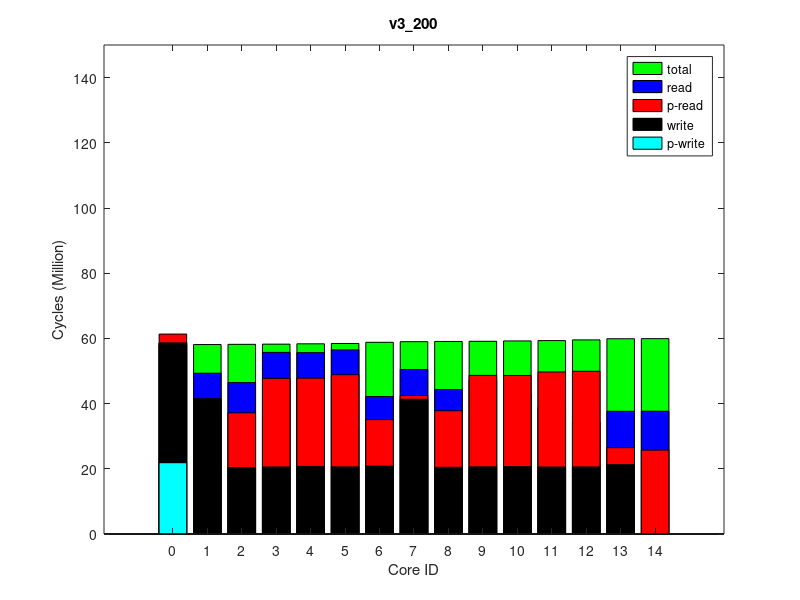

Recreate this plot in MATLAB.
times(1, :, :) = [
2699606, 58408506, 0
46460, 58593994, 0
16799306, 58662025, 0
27167265, 58719629, 0
27064081, 58825474, 0
28261209, 58928137, 0
14250560, 59290289, 0
1140470, 59479866, 0
17362600, 59548419, 0
28037715, 59606088, 0
27953549, 59711879, 0
29150380, 59814362, 0
29320852, 60036555, 0
5190523, 60395641, 0
24881905, 60423599, 0
];
times(2, :, :) = [
2699606, 58407531, 0
46495, 58593039, 0
16798172, 58661058, 0
27166497, 58718671, 0
27063284, 58824548, 0
28260067, 58927202, 0
14249735, 59289693, 0
1139414, 59479225, 0
17360927, 59547798, 0
28037165, 59605458, 0
27952768, 59711257, 0
29149806, 59813740, 0
29320549, 60035963, 0
5190175, 60395078, 0
25820049, 60423037, 0
];
times(3, :, :) = [
2699606, 58408399, 0
46492, 58593907, 0
16799074, 58661923, 0
27167431, 58719543, 0
27064011, 58825418, 0
28260824, 58928011, 0
14250637, 59290385, 0
1140670, 59479918, 0
17362289, 59548476, 0
28037560, 59606150, 0
27953539, 59711952, 0
29150389, 59814427, 0
29320782, 60036631, 0
5190681, 60395734, 0
25820724, 60423685, 0
];
times(4, :, :) = [
2699606, 58406536, 0
46499, 58592050, 0
16797461, 58660129, 0
27165607, 58717745, 0
27062660, 58823612, 0
28258648, 58926231, 0
14248981, 59288535, 0
1137881, 59478064, 0
17359924, 59546650, 0
28035617, 59604322, 0
27951772, 59710114, 0
29148252, 59812609, 0
29319238, 60034845, 0
5188766, 60393964, 0
25818930, 60421937, 0
];
times(5, :, :) = [
2699606, 58409381, 0
46511, 58594874, 0
16800101, 58662913, 0
27168396, 58720536, 0
27065179, 58826407, 0
28261463, 58928994, 0
14251604, 59291583, 0
1140299, 59481169, 0
17362623, 59549746, 0
28038920, 59607416, 0
27954940, 59713225, 0
29151020, 59815713, 0
29322451, 60037941, 0
5191943, 60397061, 0
25822036, 60425032, 0
];
times(6, :, :) = [
2699606, 58408244, 0
46481, 58593746, 0
16799106, 58661781, 0
27167238, 58719400, 0
27063840, 58825308, 0
28260200, 58927890, 0
14251182, 59290065, 0
1139336, 59479633, 0
17361200, 59548203, 0
28037503, 59605866, 0
27953514, 59711660, 0
29150212, 59814134, 0
29320532, 60036393, 0
5190286, 60395508, 0
25820401, 60423467, 0
];
times(7, :, :) = [
2699606, 58409013, 0
46499, 58594508, 0
16799787, 58662546, 0
27167952, 58720163, 0
27064668, 58826036, 0
28261268, 58928651, 0
14251724, 59290875, 0
1140227, 59480437, 0
17362111, 59549018, 0
28038288, 59606690, 0
27954080, 59712484, 0
29151151, 59814985, 0
29321574, 60037215, 0
5191187, 60396331, 0
25821317, 60424302, 0
];
times(8, :, :) = [
2699606, 58407156, 0
46511, 58592645, 0
16797644, 58660671, 0
27166083, 58718292, 0
27062804, 58824151, 0
28259304, 58926777, 0
14250256, 59288955, 0
1138685, 59478516, 0
17360596, 59547102, 0
28036332, 59604776, 0
27952156, 59710566, 0
29148696, 59813072, 0
29319482, 60035308, 0
5189311, 60394421, 0
25819379, 60422406, 0
];
times(9, :, :) = [
2699606, 58408765, 0
46492, 58594232, 0
16799433, 58662266, 0
27167658, 58719875, 0
27064476, 58825737, 0
28261464, 58928378, 0
14251184, 59290593, 0
1140204, 59480446, 0
17362191, 59549011, 0
28038242, 59606666, 0
27953989, 59712458, 0
29150614, 59814940, 0
29321478, 60037150, 0
5190930, 60396252, 0
25821220, 60424221, 0
];
times(10, :, :) = [
2699606, 58407654, 0
46494, 58593165, 0
16798243, 58661186, 0
27166579, 58718805, 0
27063258, 58824667, 0
28259900, 58927278, 0
14250019, 59289529, 0
1139450, 59479058, 0
17361006, 59547635, 0
28036735, 59605282, 0
27952479, 59711062, 0
29149795, 59813546, 0
29319926, 60035773, 0
5189878, 60394886, 0
25819823, 60422843, 0
];
ave_times = round(squeeze(mean(times)));
format long g, ave_times
std_times = round(squeeze(std(times)));
format long g, std_times
polling_read_times = ave_times;
times(1, :, :) = [
21866689, 57950726, 0
0, 58135068, 0
0, 58201583, 0
0, 58258394, 0
0, 58362816, 0
0, 58463977, 0
72252, 58826052, 0
0, 59014068, 0
0, 59081078, 0
0, 59138078, 0
0, 59242358, 0
0, 59343328, 0
101968, 59565668, 0
0, 59919251, 0
0, 59946025, 0
];
times(2, :, :) = [
21865929, 57950678, 0
0, 58135040, 0
0, 58201546, 0
0, 58258324, 0
0, 58362745, 0
0, 58463889, 0
72252, 58825984, 0
0, 59013997, 0
0, 59080989, 0
0, 59137976, 0
0, 59242255, 0
0, 59343220, 0
101912, 59565469, 0
0, 59919045, 0
0, 59945819, 0
];
times(3, :, :) = [
21866062, 57950552, 0
0, 58134922, 0
0, 58201446, 0
0, 58258268, 0
0, 58362699, 0
0, 58463846, 0
72233, 58825890, 0
0, 59013921, 0
0, 59080931, 0
0, 59137918, 0
0, 59242177, 0
0, 59343152, 0
101987, 59565474, 0
0, 59919039, 0
0, 59945826, 0
];
times(4, :, :) = [
21868418, 57951639, 0
0, 58136021, 0
0, 58202521, 0
0, 58259313, 0
0, 58363753, 0
0, 58464916, 0
72176, 58826966, 0
0, 59015018, 0
0, 59082037, 0
0, 59139038, 0
0, 59243313, 0
0, 59344266, 0
101968, 59566566, 0
0, 59920130, 0
0, 59946917, 0
];
times(5, :, :) = [
21867544, 57951285, 0
0, 58135689, 0
0, 58202211, 0
0, 58259003, 0
0, 58363449, 0
0, 58464610, 0
72233, 58826715, 0
0, 59014727, 0
0, 59081741, 0
0, 59138717, 0
0, 59242990, 0
0, 59343949, 0
101949, 59566222, 0
0, 59919786, 0
0, 59946563, 0
];
times(6, :, :) = [
21866879, 57950686, 0
0, 58135014, 0
0, 58201527, 0
0, 58258323, 0
0, 58362752, 0
0, 58463868, 0
72233, 58825907, 0
0, 59013924, 0
0, 59080918, 0
0, 59137885, 0
0, 59242149, 0
0, 59343095, 0
101968, 59565394, 0
0, 59918939, 0
0, 59945715, 0
];
times(7, :, :) = [
21867601, 57951727, 0
0, 58136098, 0
0, 58202651, 0
0, 58259430, 0
0, 58363883, 0
0, 58465019, 0
72157, 58827109, 0
0, 59015162, 0
0, 59082172, 0
0, 59139163, 0
0, 59243430, 0
0, 59344398, 0
101968, 59566692, 0
0, 59920253, 0
0, 59947045, 0
];
times(8, :, :) = [
21867088, 57951380, 0
0, 58135724, 0
0, 58202247, 0
0, 58259041, 0
0, 58363483, 0
0, 58464610, 0
72404, 58826902, 0
0, 59014950, 0
0, 59081953, 0
0, 59138944, 0
0, 59243196, 0
0, 59344166, 0
102025, 59566504, 0
0, 59920070, 0
0, 59946851, 0
];
times(9, :, :) = [
21866727, 57950942, 0
0, 58135265, 0
0, 58201772, 0
0, 58258552, 0
0, 58362971, 0
0, 58464137, 0
72233, 58826165, 0
0, 59014170, 0
0, 59081168, 0
0, 59138146, 0
0, 59242395, 0
0, 59343365, 0
101949, 59565611, 0
0, 59919159, 0
0, 59945980, 0
];
times(10, :, :) = [
21867468, 57950840, 0
0, 58135188, 0
0, 58201705, 0
0, 58258509, 0
0, 58362959, 0
0, 58464094, 0
72366, 58826349, 0
0, 59014412, 0
0, 59081416, 0
0, 59138400, 0
0, 59242672, 0
0, 59343621, 0
101968, 59565957, 0
0, 59919526, 0
0, 59946299, 0
];
ave_times = round(squeeze(mean(times)));
format long g, ave_times
std_times = round(squeeze(std(times)));
format long g, std_times
polling_write_times = ave_times;
times(1, :, :) = [
0, 64730442, 0
7881828, 64935987, 64000
26082527, 65023326, 128000
35142201, 65090716, 64000
34917938, 65215978, 64000
35887747, 65799481, 64000
21344392, 66374162, 128000
9135839, 66600215, 64000
23852601, 66883583, 128000
26574402, 67415892, 64000
22102538, 68105382, 64000
18241254, 68828362, 64000
13793942, 69519921, 64000
16348597, 69968413, 128000
36819233, 70033668, 250000
];
times(2, :, :) = [
0, 64731090, 0
7882287, 64936712, 64000
26083240, 65024036, 128000
35143060, 65091452, 64000
34918636, 65216688, 64000
35884914, 65801150, 64000
21341407, 66375361, 128000
9134506, 66601870, 64000
23851432, 66885311, 128000
26565305, 67417208, 64000
22103389, 68107196, 64000
18243812, 68829852, 64000
13795345, 69521469, 64000
16349478, 69969986, 128000
37757795, 70034684, 250000
];
times(3, :, :) = [
0, 64729809, 0
7881663, 64935411, 64000
26081873, 65022758, 128000
35141844, 65090146, 64000
34917488, 65215417, 64000
35883495, 65799885, 64000
21341099, 66374477, 128000
9131237, 66600250, 64000
23849675, 66883609, 128000
26553521, 67415791, 64000
22094930, 68105449, 64000
18237651, 68828504, 64000
13792840, 69520038, 64000
16348716, 69968557, 128000
37756432, 70033233, 250000
];
times(4, :, :) = [
0, 64731421, 0
7882836, 64937034, 64000
26083567, 65024381, 128000
35143288, 65091813, 64000
34919309, 65217079, 64000
35889763, 65799996, 64000
21343882, 66374155, 128000
9129859, 66600484, 64000
23851445, 66883774, 128000
26571445, 67415800, 64000
22104538, 68105276, 64000
18236003, 68828536, 64000
13794823, 69520179, 64000
16348980, 69968681, 128000
37756479, 70033390, 250000
];
times(5, :, :) = [
0, 64729811, 0
7882323, 64935397, 64000
26081808, 65022745, 128000
35141738, 65090204, 64000
34917804, 65215481, 64000
35878985, 65800857, 64000
21340721, 66374956, 128000
9132974, 66601206, 64000
23848976, 66884439, 128000
26554041, 67416696, 64000
22095524, 68105940, 64000
18239303, 68829310, 64000
13798353, 69520847, 64000
16349148, 69969373, 128000
37757106, 70034082, 250000
];
times(6, :, :) = [
0, 64729999, 0
7882278, 64935589, 64000
26082171, 65022932, 128000
35141711, 65090354, 64000
34917761, 65215607, 64000
35884178, 65800123, 64000
21342036, 66374330, 128000
9131857, 66600789, 64000
23850136, 66883830, 128000
26567397, 67415982, 64000
22099995, 68105800, 64000
18238430, 68828750, 64000
13793415, 69520297, 64000
16348911, 69968824, 128000
37756628, 70033518, 250000
];
times(7, :, :) = [
0, 64729073, 0
7881192, 64934687, 64000
26081151, 65022031, 128000
35141024, 65089467, 64000
34916923, 65214731, 64000
35883016, 65800093, 64000
21341319, 66374260, 128000
9132213, 66600721, 64000
23849784, 66883853, 128000
26563217, 67416280, 64000
22106455, 68105423, 64000
18238300, 68828651, 64000
13789259, 69520239, 64000
16348870, 69968747, 128000
37756493, 70033442, 250000
];
times(8, :, :) = [
0, 64730991, 0
7881948, 64936590, 64000
26083073, 65023930, 128000
35142585, 65091353, 64000
34918737, 65216623, 64000
35885002, 65801192, 64000
21342398, 66375394, 128000
9131766, 66601729, 64000
23849764, 66885175, 128000
26557630, 67417153, 64000
22104469, 68106596, 64000
18241522, 68829834, 64000
13786918, 69521285, 64000
16349591, 69969806, 128000
37757557, 70034502, 250000
];
times(9, :, :) = [
0, 64730781, 0
7882222, 64936348, 64000
26082911, 65023688, 128000
35142674, 65091105, 64000
34918354, 65216356, 64000
35889236, 65799606, 64000
21343187, 66373772, 128000
9130159, 66600261, 64000
23851031, 66883409, 128000
26568508, 67415851, 64000
22096550, 68104950, 64000
18227663, 68828098, 64000
13787112, 69519725, 64000
16348683, 69968237, 128000
37756055, 70032928, 250000
];
times(10, :, :) = [
0, 64731025, 0
7883107, 64936676, 64000
26083316, 65024000, 128000
35142615, 65091409, 64000
34918760, 65216689, 64000
35892203, 65799666, 64000
21344940, 66374021, 128000
9132830, 66600379, 64000
23856739, 66883665, 128000
26577683, 67415792, 64000
22113286, 68105066, 64000
18246001, 68828504, 64000
13794130, 69520122, 64000
16348773, 69968647, 128000
37756415, 70033339, 250000
];
ave_times = round(squeeze(mean(times)));
format long g, ave_times
std_times = round(squeeze(std(times)));
format long g, std_times
read_times = ave_times;
times(1, :, :) = [
0, 57932837, 0
0, 58117022, 0
0, 58183529, 0
0, 58240371, 0
0, 58344587, 0
0, 58445558, 0
0, 58808026, 0
0, 58996350, 0
0, 59063352, 0
0, 59120212, 0
0, 59224650, 0
0, 59325790, 0
0, 59547208, 0
0, 59901679, 0
0, 59928465, 0
];
times(2, :, :) = [
0, 57932234, 0
0, 58116421, 0
0, 58182904, 0
0, 58239763, 0
0, 58343982, 0
0, 58444933, 0
0, 58807373, 0
0, 58995665, 0
0, 59062691, 0
0, 59119550, 0
0, 59224002, 0
0, 59325174, 0
0, 59546564, 0
0, 59901029, 0
0, 59927794, 0
];
times(3, :, :) = [
0, 57932344, 0
0, 58116526, 0
0, 58183030, 0
0, 58239887, 0
0, 58344141, 0
0, 58445083, 0
0, 58807587, 0
0, 58995921, 0
0, 59062954, 0
0, 59119831, 0
0, 59224296, 0
0, 59325471, 0
0, 59546929, 0
0, 59901370, 0
0, 59928148, 0
];
times(4, :, :) = [
0, 57932087, 0
0, 58116302, 0
0, 58182794, 0
0, 58239664, 0
0, 58343907, 0
0, 58444838, 0
0, 58807247, 0
0, 58995552, 0
0, 59062595, 0
0, 59119447, 0
0, 59223929, 0
0, 59325098, 0
0, 59546541, 0
0, 59901008, 0
0, 59927784, 0
];
times(5, :, :) = [
0, 57932377, 0
0, 58116577, 0
0, 58183083, 0
0, 58239920, 0
0, 58344140, 0
0, 58445103, 0
0, 58807707, 0
0, 58996050, 0
0, 59063076, 0
0, 59119935, 0
0, 59224424, 0
0, 59325567, 0
0, 59546985, 0
0, 59901434, 0
0, 59928213, 0
];
times(6, :, :) = [
0, 57932314, 0
0, 58116525, 0
0, 58182997, 0
0, 58239853, 0
0, 58344068, 0
0, 58445030, 0
0, 58807423, 0
0, 58995770, 0
0, 59062788, 0
0, 59119658, 0
0, 59224123, 0
0, 59325279, 0
0, 59546701, 0
0, 59901162, 0
0, 59927932, 0
];
times(7, :, :) = [
0, 57932739, 0
0, 58116959, 0
0, 58183474, 0
0, 58240312, 0
0, 58344548, 0
0, 58445498, 0
0, 58807972, 0
0, 58996296, 0
0, 59063328, 0
0, 59120187, 0
0, 59224667, 0
0, 59325809, 0
0, 59547246, 0
0, 59901716, 0
0, 59928475, 0
];
times(8, :, :) = [
0, 57932661, 0
0, 58116864, 0
0, 58183366, 0
0, 58240212, 0
0, 58344468, 0
0, 58445411, 0
0, 58807797, 0
0, 58996125, 0
0, 59063155, 0
0, 59120020, 0
0, 59224492, 0
0, 59325638, 0
0, 59547085, 0
0, 59901532, 0
0, 59928307, 0
];
times(9, :, :) = [
0, 57932011, 0
0, 58116164, 0
0, 58182660, 0
0, 58239479, 0
0, 58343711, 0
0, 58444640, 0
0, 58807171, 0
0, 58995489, 0
0, 59062507, 0
0, 59119362, 0
0, 59223832, 0
0, 59324967, 0
0, 59546409, 0
0, 59900861, 0
0, 59927623, 0
];
times(10, :, :) = [
0, 57932345, 0
0, 58116548, 0
0, 58183043, 0
0, 58239891, 0
0, 58344143, 0
0, 58445088, 0
0, 58807566, 0
0, 58995885, 0
0, 59062911, 0
0, 59119769, 0
0, 59224238, 0
0, 59325374, 0
0, 59546799, 0
0, 59901265, 0
0, 59928040, 0
];
ave_times = round(squeeze(mean(times)));
format long g, ave_times
std_times = round(squeeze(std(times)));
format long g, std_times
total_times = ave_times;
times(1, :, :) = [
58631284, 71681142, 64000
41437986, 71908645, 128000
20377540, 71986135, 64000
20566977, 72053844, 64000
20734777, 72179773, 64000
20602636, 72302849, 64000
20832998, 72760993, 64000
41328828, 72988891, 128000
20451502, 73066914, 64000
20615638, 73134360, 64000
20678037, 73260508, 64000
20555543, 73383682, 64000
20592757, 73600927, 64000
21292388, 74004681, 64000
0, 74031477, 0
];
times(2, :, :) = [
58632903, 71682556, 64000
41438448, 71910027, 128000
20377377, 71987517, 64000
20567048, 72055224, 64000
20734756, 72181187, 64000
20602095, 72304277, 64000
20833546, 72762375, 64000
41328786, 72989954, 128000
20451468, 73067970, 64000
20615642, 73135408, 64000
20678202, 73261552, 64000
20555307, 73384648, 64000
20591905, 73601880, 64000
21292550, 74005648, 64000
0, 74032424, 0
];
times(3, :, :) = [
58632006, 71681811, 64000
41438552, 71909296, 128000
20377471, 71986778, 64000
20566772, 72054507, 64000
20734778, 72180425, 64000
20602048, 72303489, 64000
20833651, 72761570, 64000
41328618, 72989199, 128000
20451690, 73067209, 64000
20615695, 73134643, 64000
20677961, 73260768, 64000
20555365, 73383921, 64000
20592099, 73601081, 64000
21292534, 74004835, 64000
0, 74031615, 0
];
times(4, :, :) = [
58632173, 71681943, 64000
41438196, 71909393, 128000
20377249, 71986869, 64000
20567010, 72054604, 64000
20734792, 72180521, 64000
20602330, 72303560, 64000
20833269, 72761615, 64000
41328393, 72989503, 128000
20451715, 73067539, 64000
20615760, 73134977, 64000
20678132, 73261106, 64000
20555366, 73384216, 64000
20592225, 73601370, 64000
21292452, 74005131, 64000
0, 74031910, 0
];
times(5, :, :) = [
58631611, 71681391, 64000
41437950, 71908837, 128000
20377481, 71986326, 64000
20567089, 72054058, 64000
20734586, 72179980, 64000
20602072, 72303080, 64000
20833469, 72761093, 64000
41328653, 72988976, 128000
20451568, 73067003, 64000
20615632, 73134439, 64000
20678043, 73260559, 64000
20555363, 73383686, 64000
20592145, 73600929, 64000
21292417, 74004683, 64000
0, 74031466, 0
];
times(6, :, :) = [
58631379, 71681158, 64000
41437947, 71908610, 128000
20377618, 71986104, 64000
20567292, 72053838, 64000
20734673, 72179748, 64000
20602447, 72302836, 64000
20832976, 72760849, 64000
41329072, 72988447, 128000
20451558, 73066461, 64000
20615739, 73133896, 64000
20678227, 73260030, 64000
20555277, 73383121, 64000
20591914, 73600379, 64000
21292448, 74004133, 64000
0, 74030911, 0
];
times(7, :, :) = [
58631596, 71681425, 64000
41437876, 71908915, 128000
20377313, 71986393, 64000
20567048, 72054125, 64000
20735040, 72180053, 64000
20602005, 72303091, 64000
20833280, 72761163, 64000
41328675, 72989033, 128000
20451552, 73067052, 64000
20615612, 73134487, 64000
20677987, 73260600, 64000
20555078, 73383743, 64000
20592394, 73600901, 64000
21292565, 74004660, 64000
0, 74031438, 0
];
times(8, :, :) = [
58630631, 71680397, 64000
41437032, 71907894, 128000
20377629, 71985390, 64000
20566830, 72053117, 64000
20734608, 72179042, 64000
20602288, 72302091, 64000
20833035, 72760135, 64000
41329104, 72987998, 128000
20451590, 73066012, 64000
20615705, 73133450, 64000
20678252, 73259605, 64000
20555109, 73382762, 64000
20592210, 73600008, 64000
21292819, 74003740, 64000
0, 74030529, 0
];
times(9, :, :) = [
58631807, 71681456, 64000
41437547, 71908953, 128000
20377786, 71986451, 64000
20567269, 72054192, 64000
20734775, 72180135, 64000
20601821, 72303196, 64000
20833417, 72761455, 64000
41328955, 72989356, 128000
20451662, 73067377, 64000
20615730, 73134828, 64000
20678230, 73260967, 64000
20555240, 73384102, 64000
20592508, 73601340, 64000
21292729, 74005114, 64000
0, 74031910, 0
];
times(10, :, :) = [
58632154, 71681868, 64000
41437843, 71909370, 128000
20377262, 71986860, 64000
20567162, 72054608, 64000
20734665, 72180527, 64000
20602758, 72303577, 64000
20833124, 72761849, 64000
41327962, 72989738, 128000
20451664, 73067761, 64000
20615787, 73135193, 64000
20678152, 73261349, 64000
20555221, 73384468, 64000
20592164, 73601718, 64000
21292332, 74005488, 64000
0, 74032286, 0
];
ave_times = round(squeeze(mean(times)));
format long g, ave_times
std_times = round(squeeze(std(times)));
format long g, std_times
write_times = ave_times;
mytitle = 'v3\_200';
% order = [1 2 3 4 8 7 6 5 9 10 11 12 15 14 13];
order = 1:15;

total_times = total_times(:, 2)(order);

read_times = read_times(:, 1)(order);
write_times = write_times(:, 1)(order);

polling_read_times = polling_read_times(:, 1)(order);
polling_write_times = polling_write_times(:, 1)(order);

total_times /= 1000000;

read_times /= 1000000;
write_times /= 1000000;

polling_read_times /= 1000000;
polling_write_times /= 1000000;

% laying read on top of write
read_times += write_times;
polling_read_times += write_times;

figure(1);
clf()
% set(gcf, 'Position', get(0,'Screensize'));
% set(gcf,'units','normalized','outerposition',[0 0 1 1])
bar(0:14, total_times,'g');
hold on;
bar(0:14, read_times,'b');
bar(0:14, polling_read_times,'r');
bar(0:14, write_times,'k');
bar(0:14, polling_write_times,'c');
hold off

axis([-2 16 0 150])
% axis([-1 15])
set(gca,'XTick',0:14);
% set(gca,'xticklabel',{ '0'; '1'; '2'; '3'; '7'; '6'; '5'; '4'; '8'; '9'; '10'; '11'; '15'; '14'; '13' })

xlabel('Core ID')
ylabel('Cycles (Million)')

legend('total', 'read', 'p-read', 'write', 'p-write')
title(mytitle)
print(1, strcat(mytitle, '.png'))
